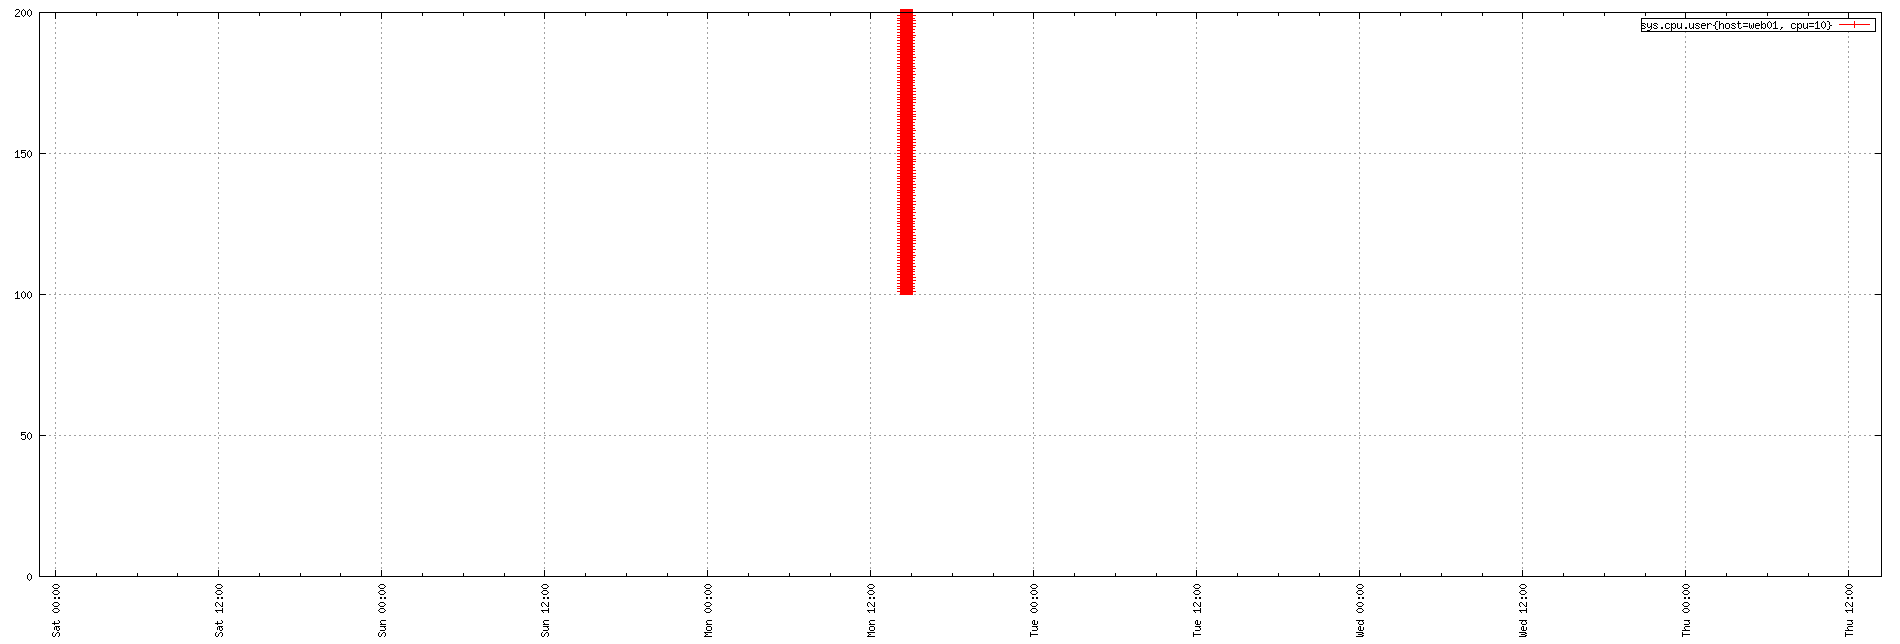

gnuplot code for this plot:
set term png small size 1900,644
set xdata time
set timefmt "%s"
if (GPVAL_VERSION < 4.6) set xtics rotate; else set xtics rotate right
set output "${TMPDIR-'tmp'}/tsd/caa79ed2.png"
set xrange ["1673650109":"1674138231"]
set format x "%a %H:%M"
set grid
set style data linespoint
set key right box
set yrange [0:]
plot  "${TMPDIR-'tmp'}/tsd/caa79ed2_0.dat" using 1:2 title "sys.cpu.user{host=web01, cpu=10}"
